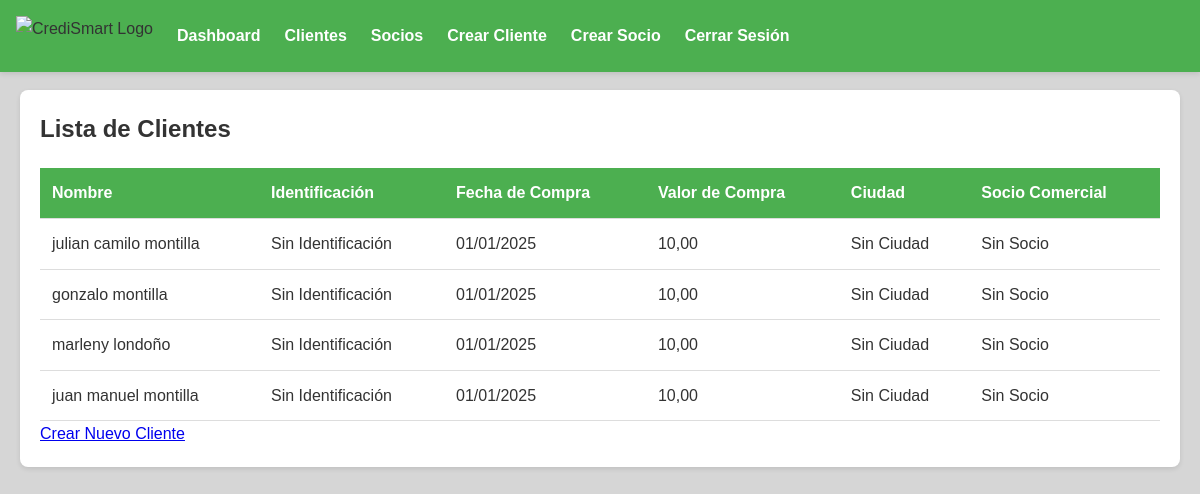
/clients/ (signed in), run on an earlier commit of the app's database.
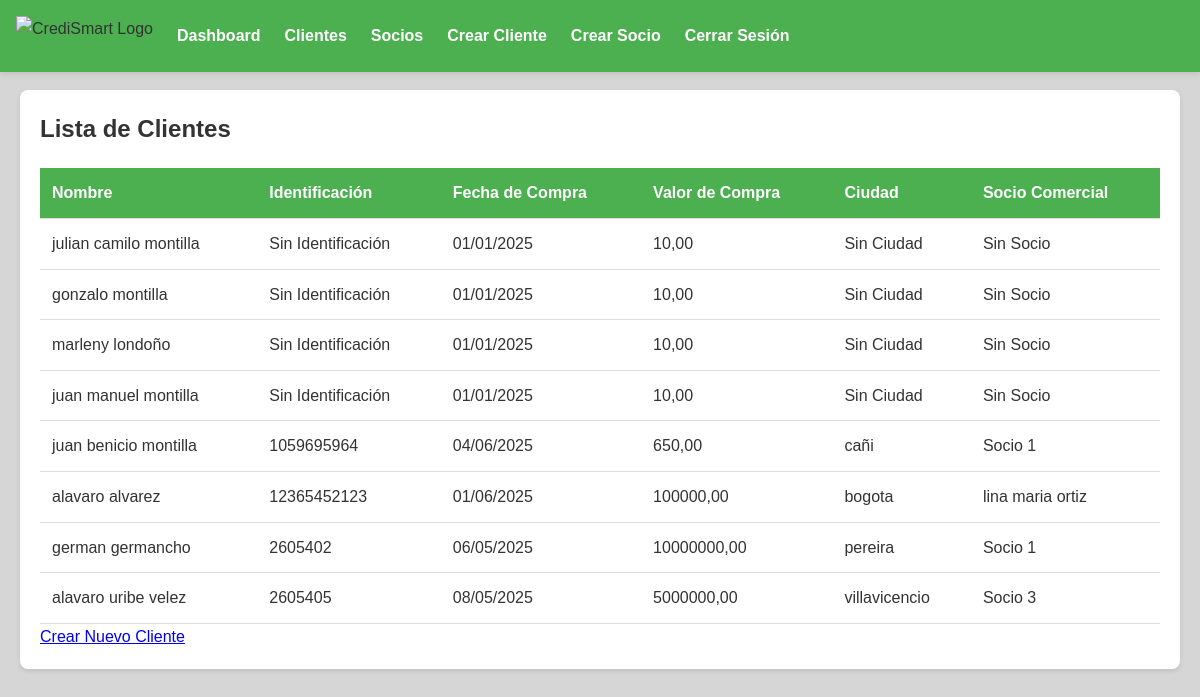
And on a later commit of the database.
### businessapp/models.py (models this page shows, shortened)
class Client(models.Model):
    name = models.CharField(max_length=100)
    identification = models.CharField(max_length=20, unique=True, null=True, blank=True)
    email = models.EmailField()
    phone = models.CharField(max_length=15)
    purchase_date = models.DateField()
    purchase_value = models.DecimalField(max_digits=10, decimal_places=2)
    city = models.CharField(max_length=100, null=True, blank=True)  # Permitir nulos temporalmente  # Sin null=True ni blank=True
    business_partner = models.ForeignKey(BusinessPartner, on_delete=models.SET_NULL, null=True, blank=True)
    created_at = models.DateTimeField(auto_now_add=True)

class BusinessPartner(models.Model):
    name = models.CharField(max_length=100)
    city = models.CharField(max_length=100)
    affiliation_date = models.DateField(null=True, blank=True)
    sales_history = models.TextField(null=True, blank=True)

### businessapp/views.py (the view)
# urls.py: path('clients/', views.client_list, name='client_list'),
@login_required
def client_list(request):
    if not request.user.is_authenticated:
        return redirect('login')
    clients = Client.objects.all()
    return render(request, 'businessapp/client_list.html', {'clients': clients})

### businessapp/templates/businessapp/client_list.html (shortened to what this page needs)
{% extends 'businessapp/base.html' %}
{% block content %}
    <div class="card">
        <h2>Lista de Clientes</h2>
        <table>
            <tr>
                <th>Nombre</th>
                <th>Identificación</th>
                <th>Fecha de Compra</th>
                <th>Valor de Compra</th>
                <th>Ciudad</th>
                <th>Socio Comercial</th>
            </tr>
            {% for client in clients %}
                <tr>
                    <td>{{ client.name }}</td>
                    <td>{% if client.identification %}{{ client.identification }}{% else %}Sin Identificación{% endif %}</td>
                    <td>{% if client.purchase_date %}{{ client.purchase_date|date:"d/m/Y" }}{% else %}Sin Fecha{% endif %}</td>
                    <td>{% if client.purchase_value %}{{ client.purchase_value }}{% else %}Sin Valor{% endif %}</td>
                    <td>{% if client.city %}{{ client.city }}{% else %}Sin Ciudad{% endif %}</td>
                    <td>{% if client.business_partner %}{{ client.business_partner.name }}{% else %}Sin Socio{% endif %}</td>
                </tr>
            {% endfor %}
        </table>
        <a href="{% url 'create_client' %}">Crear Nuevo Cliente</a>
    </div>
{% endblock %}

What changed in the data, as far as the page shows it:
added Client: name "juan benicio montilla", identification "1059695964", purchase_date "04/06/2025", purchase_value "650,00", city "cañi", business_partner.name "Socio 1"
added Client: name "alavaro alvarez", identification "12365452123", purchase_date "01/06/2025", purchase_value "100000,00", city "bogota", business_partner.name "lina maria ortiz"
added Client: name "german germancho", identification "2605402", purchase_date "06/05/2025", purchase_value "10000000,00", city "pereira", business_partner.name "Socio 1"
added Client: name "alavaro uribe velez", identification "2605405", purchase_date "08/05/2025", purchase_value "5000000,00", city "villavicencio", business_partner.name "Socio 3"
